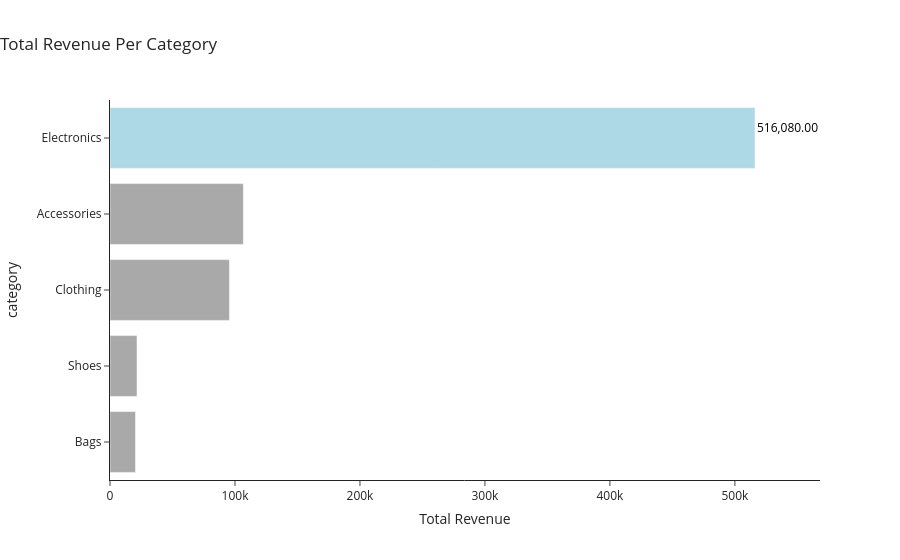

Notebook source saved alongside this figure:
### Markdown cell above
## Key Insight: Product Dominance

There is a clear dominance of smart devices such as phones and watches in the dataset. 

Product comparison shows that smartphones are the leading product, indicating that they are a key revenue driver.

However, this dominance also creates a skewed perception of overall performance, as the remaining products appear significantly smaller in comparison.

The other product categories perform relatively modestly, each sitting between 10K and 50K in total revenue, while smartwatches perform slightly above this range.

### Code cell
# Query category revenue
cat_rev = db.query("""
    SELECT category, ROUND(SUM(revenue), 2) AS total_revenue
    FROM df
    GROUP BY category
    ORDER BY total_revenue DESC
""").df()

# Ensure correct sorting (highest → lowest)
cat_rev = cat_rev.sort_values("total_revenue", ascending=False)

# Color logic: highlight highest category
cat_rev["color"] = ["lightblue" if i == 0 else "darkgray" for i in range(len(cat_rev))]

fig = px.bar(
    cat_rev,
    y="category",
    x="total_revenue",
    color="color",
    color_discrete_map="identity",
    template="simple_white",
    title="Total Revenue Per Category"
)

fig.update_layout(
    title_x=0,  # left-aligned title

    xaxis_title="Total Revenue",
    xaxis=dict(title_standoff=10),

    yaxis=dict(
        categoryorder="array",
        categoryarray=cat_rev["category"],
        autorange="reversed"  # highest at top
    ),

    showlegend=False,
    margin=dict(l=90)
)

# --- Add value label for top category only ---
top_category = cat_rev.iloc[0]

fig.add_annotation(
    x=top_category["total_revenue"],
    y=top_category["category"],
    text=f"{top_category['total_revenue']:,.2f}",
    showarrow=False,
    xanchor="left",
    yanchor="bottom",
    font=dict(size=12, color="black"),
    bgcolor="rgba(255,255,255,0.8)"
)

fig.show()

### Figure 1 — Plotly figure (JSON) as saved in the notebook; plotly's stock layout.template omitted (floating-point values rounded to 4 significant figures)
{"data": [{"hovertemplate": "total_revenue=%{x}<br>category=%{y}<extra></extra>", "legendgroup": "", "marker": {"color": "lightblue", "pattern": {"shape": ""}}, "name": "", "orientation": "h", "showlegend": false, "textposition": "auto", "type": "bar", "x": [516100.0], "xaxis": "x", "y": ["Electronics"], "yaxis": "y"}, {"hovertemplate": "total_revenue=%{x}<br>category=%{y}<extra></extra>", "legendgroup": "", "marker": {"color": "darkgray", "pattern": {"shape": ""}}, "name": "", "orientation": "h", "showlegend": false, "textposition": "auto", "type": "bar", "x": [106700.0, 95550.0, 21600.0, 20400.0], "xaxis": "x", "y": ["Accessories", "Clothing", "Shoes", "Bags"], "yaxis": "y"}], "layout": {"annotations": [{"bgcolor": "rgba(255,255,255,0.8)", "font": {"color": "black", "size": 12}, "showarrow": false, "text": "516,080.00", "x": 516080, "xanchor": "left", "y": "Electronics", "yanchor": "bottom"}], "barmode": "relative", "legend": {"tracegroupgap": 0}, "margin": {"l": 90}, "showlegend": false, "title": {"text": "Total Revenue Per Category", "x": 0}, "xaxis": {"anchor": "y", "domain": [0, 1], "title": {"standoff": 10, "text": "Total Revenue"}}, "yaxis": {"anchor": "x", "autorange": "reversed", "categoryarray": ["Electronics", "Accessories", "Clothing", "Shoes", "Bags"], "categoryorder": "array", "domain": [0, 1], "title": {"text": "category"}}}}
